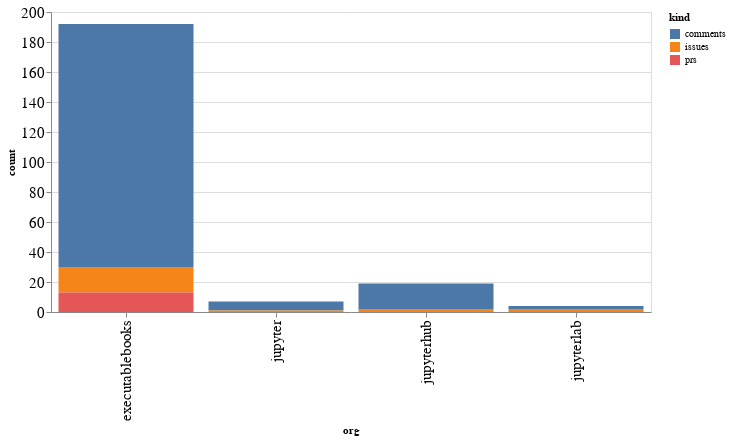

The cell this chart's notebook holds for it:
### Code cell
alt.Chart(org_summaries, width=600).mark_bar().encode(
    x='org',
    y='count',
    color='kind',
    tooltip="org"
)

### Figure 1 — Vega-Lite specification as saved in the notebook (floating-point values rounded to 4 significant figures)
{"config": {"axisLeft": {"labelFontSize": 15}, "axisBottom": {"labelFontSize": 15}}, "data": {"name": "data-6c90536d82a92614b401187e9facf39f"}, "mark": "bar", "encoding": {"color": {"type": "nominal", "field": "kind"}, "tooltip": {"type": "nominal", "field": "org"}, "x": {"type": "nominal", "field": "org"}, "y": {"type": "quantitative", "field": "count"}}, "width": 600, "$schema": "https://vega.github.io/schema/vega-lite/v4.8.1.json", "datasets": {"data-6c90536d82a92614b401187e9facf39f": [{"org": "executablebooks", "kind": "comments", "count": 162}, {"org": "executablebooks", "kind": "issues", "count": 17}, {"org": "executablebooks", "kind": "prs", "count": 13}, {"org": "jupyter", "kind": "comments", "count": 6}, {"org": "jupyter", "kind": "issues", "count": 1}, {"org": "jupyterhub", "kind": "comments", "count": 17}, {"org": "jupyterhub", "kind": "issues", "count": 2}, {"org": "jupyterlab", "kind": "comments", "count": 2}, {"org": "jupyterlab", "kind": "issues", "count": 2}]}}
